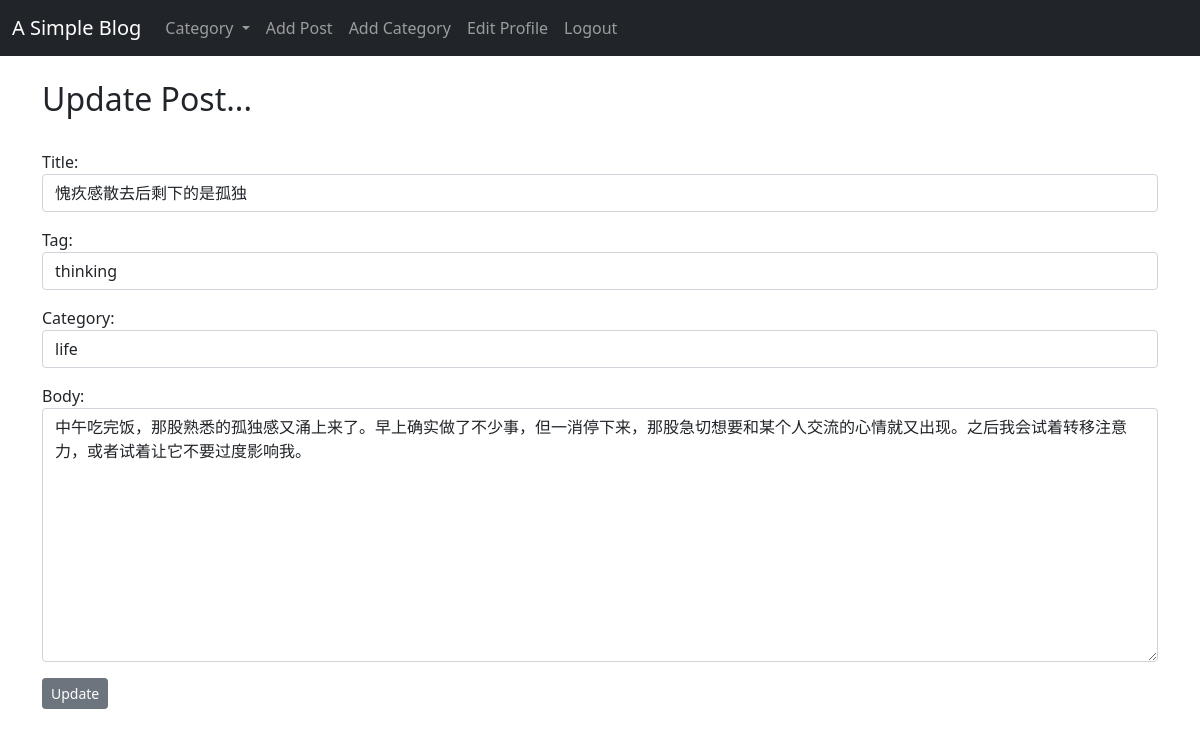
Page /article/31/edit/ (signed in) on the committed database.
### myBlog/models.py (models this page shows, shortened)
class Post(models.Model):
    title = models.CharField(max_length=255)
    author = models.ForeignKey(User, on_delete=CASCADE, null=False)
    tag = models.CharField(max_length=255)
    category = models.CharField(max_length=50, default="coding")
    body = RichTextField(blank=True, null=True)
    post_time = models.DateTimeField(auto_now_add=True)
    likes = models.ManyToManyField(User, related_name="like_list")
    class Meta:
        ordering = ['-post_time']

### myBlog/views.py (the view)
# urls.py: path('article/<int:pk>/edit/', views.UpdatePostView.as_view(), name='update_post'),
class UpdatePostView(generic.UpdateView):
    model = Post
    form_class = PostForm
    template_name = 'myBlog/update_post.html'

### myBlog/forms.py
class PostForm(forms.ModelForm):
    class Meta:
        model = Post
        exclude = ['author', 'likes']
        widgets = {
            'title': forms.TextInput(attrs={'class': 'form-control'}),
            'tag': forms.TextInput(attrs={'class': 'form-control'}),
            'category': forms.Select(choices=CHOICES, attrs={'class': 'form-control'}),
            'body': forms.Textarea(attrs={'class': 'form-control'}),
        }

### myBlog/context_processors.py (called while the page is built)
def get_category_list(request):
    category_list = Category.objects.all()
    return {
        'category_list': category_list,
    }

### myBlog/models.py (called while the page is built)
    def __str__(self):
        return self.name

### myBlog/templates/myBlog/update_post.html
{% extends 'base.html' %} {% block title %} Edit Post {% endblock %}
{% block body %}
<br />
<h2>Update Post...</h2>
<br />
{% if user.is_authenticated and user.id == post.author.id%}
<form method="POST">
	{% csrf_token %} {{ form.media }} {{ form.as_p }}
	<input type="submit" value="Update" class="btn btn-secondary btn-sm" />
</form>
{% else %}
<p><strong>Sorry, you're not allowed here.</strong></p>
{% endif %}
{% endblock %}

### rows in the picture
Post: title "愧疚感散去后剩下的是孤独", tag "thinking", category "life", body "中午吃完饭，那股熟悉的孤独感又涌上来了。早上确实做了不少事，但一消停下来，那股急切想要和某个人交流的心情就又出现。之后我会试着转移注意力，或者试着让它不要过度影响我。"
